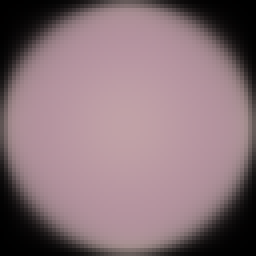
#> input picture Average_uninfected.png, 64 x 64 px (shown 4 times larger)
$ python hist.py
#> lines starting #> are read from the running program, lines starting #| are printed output that depends on the picture
from matplotlib import pyplot as plt
import cv2
import numpy as np

img = cv2.imread('Average_uninfected.png')
#> img is the input picture: shape (64, 64, 3); mean B, G, R 119, 112.8, 135.8

chans = cv2.split(img)
colors = ('r', 'g', 'b')

plt.figure()
plt.title("Flattened Color Histogram")
plt.xlabel("Bins")
plt.ylabel("Pixels Intensities")

for (chan, color) in zip(chans, colors):
    hist = cv2.calcHist([chan], [0], None, [256], [0, 256])
    plt.plot(hist, color = color)
    plt.xlim([0, 256])
#> this loop made 3 passes
#> color on passes 1 to 3: 'r', 'g', 'b'

plt.savefig('uninfected.png')
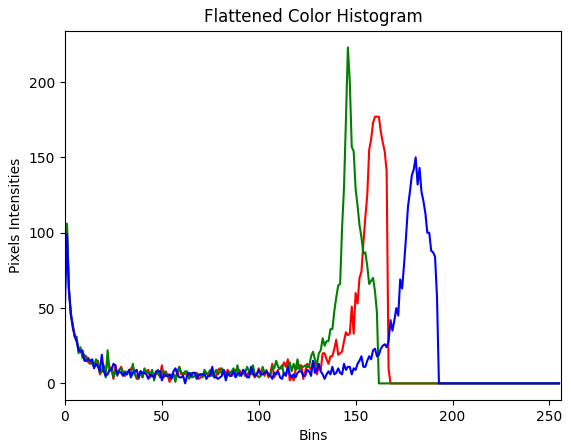
#> figure drawn by matplotlib, 1 panel; curve peaks at x = 160, y = 177; curve peaks at x = 146, y = 223; curve peaks at x = 181, y = 150
plt.show()
